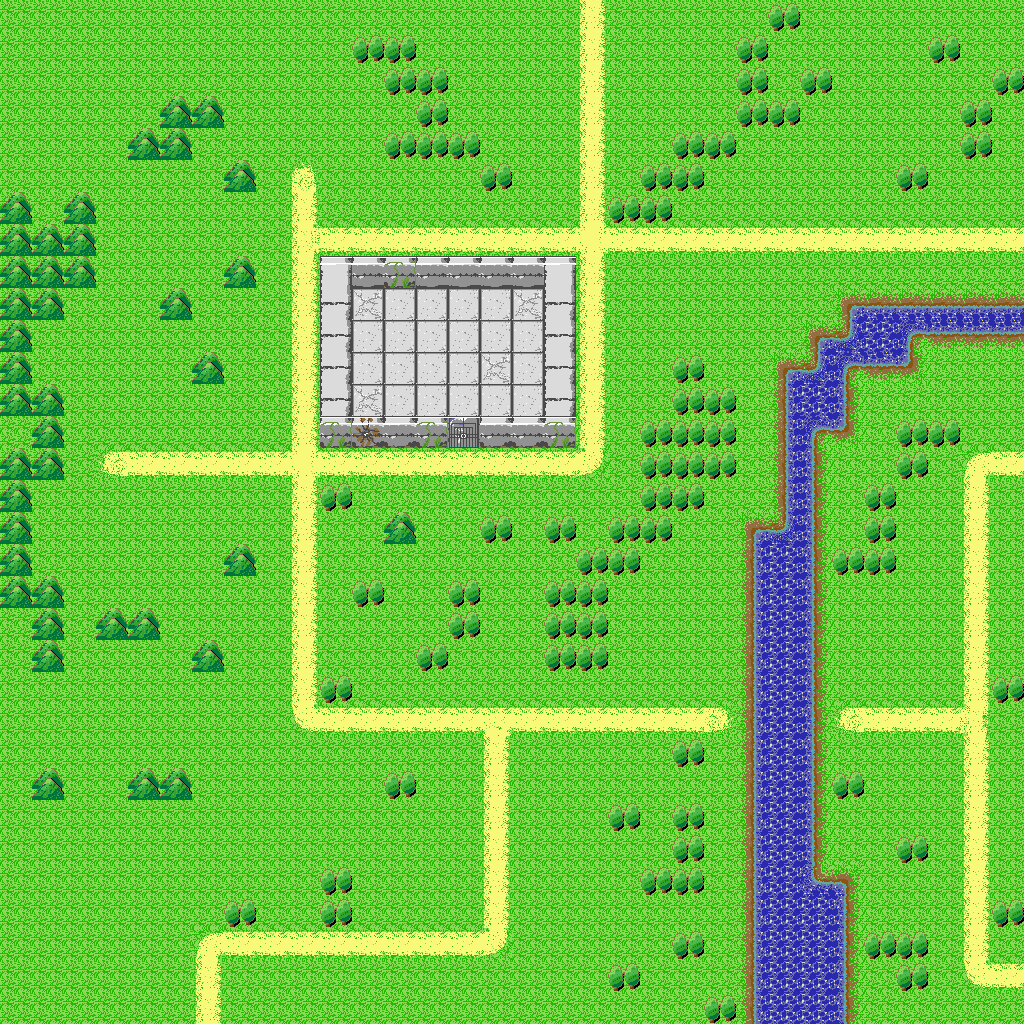

A level layout from a 2D game, rendered from its tile map. Below: a short description, then the map file with tile-grid data replaced by summaries:
An orthogonal 32x32 tile map with 32x32 px tiles, 2 tile layers (Terrain, Features), 2 tilesets and 11 objects (7x spawn, 3x 1, 2).

<map version="1.0" orientation="orthogonal" width="32" height="32" tilewidth="32" tileheight="32">
 <tileset firstgid="1" name="terrain" tilewidth="32" tileheight="32">
  <image source="../../content/image/terrain.png" width="320" height="320" />
  <tile id="0">
   <properties>
    <property name="name" value="Field" />
   </properties>
  </tile>
  <tile id="2">
   <properties>
    <property name="moveCost" value="20" />
    <property name="name" value="Water" />
   </properties>
  </tile>
  <tile id="10">
   <properties>
    <property name="avoid" value="20" />
    <property name="cavalryCost" value="3" />
    <property name="defense" value="2" />
    <property name="moveCost" value="2" />
    <property name="name" value="Forest" />
   </properties>
  </tile>
  <tile id="11">
   <properties>
    <property name="avoid" value="30" />
    <property name="cavalryCost" value="6" />
    <property name="defense" value="3" />
    <property name="moveCost" value="3" />
    <property name="name" value="Hill" />
   </properties>
  </tile>
  <tile id="21">
   <properties>
    <property name="moveCost" value="20" />
    <property name="name" value="Wall" />
   </properties>
  </tile>
  <tile id="22">
   <properties>
    <property name="moveCost" value="20" />
    <property name="name" value="Wall" />
   </properties>
  </tile>
  <tile id="23">
   <properties>
    <property name="moveCost" value="20" />
    <property name="name" value="Wall" />
   </properties>
  </tile>
  <tile id="24">
   <properties>
    <property name="moveCost" value="20" />
    <property name="name" value="Wall" />
   </properties>
  </tile>
  <tile id="31">
   <properties>
    <property name="moveCost" value="20" />
    <property name="name" value="Wall" />
   </properties>
  </tile>
  <tile id="32">
   <properties>
    <property name="name" value="Stone" />
   </properties>
  </tile>
  <tile id="33">
   <properties>
    <property name="name" value="Stone" />
   </properties>
  </tile>
  <tile id="34">
   <properties>
    <property name="moveCost" value="20" />
    <property name="name" value="Wall" />
   </properties>
  </tile>
  <tile id="35">
   <properties>
    <property name="name" value="Shore" />
   </properties>
  </tile>
  <tile id="36">
   <properties>
    <property name="name" value="Shore" />
   </properties>
  </tile>
  <tile id="37">
   <properties>
    <property name="name" value="Shore" />
   </properties>
  </tile>
  <tile id="38">
   <properties>
    <property name="name" value="Shore" />
   </properties>
  </tile>
  <tile id="39">
   <properties>
    <property name="name" value="Shore" />
   </properties>
  </tile>
  <tile id="41">
   <properties>
    <property name="moveCost" value="20" />
    <property name="name" value="Wall" />
   </properties>
  </tile>
  <tile id="42">
   <properties>
    <property name="moveCost" value="20" />
    <property name="name" value="Wall" />
   </properties>
  </tile>
  <tile id="43">
   <properties>
    <property name="moveCost" value="20" />
    <property name="name" value="Door" />
   </properties>
  </tile>
  <tile id="44">
   <properties>
    <property name="moveCost" value="20" />
    <property name="name" value="Wall" />
   </properties>
  </tile>
  <tile id="45">
   <properties>
    <property name="name" value="Shore" />
   </properties>
  </tile>
  <tile id="46">
   <properties>
    <property name="name" value="Shore" />
   </properties>
  </tile>
  <tile id="47">
   <properties>
    <property name="name" value="Shore" />
   </properties>
  </tile>
  <tile id="48">
   <properties>
    <property name="name" value="Shore" />
   </properties>
  </tile>
  <tile id="49">
   <properties>
    <property name="name" value="Shore" />
   </properties>
  </tile>
  <tile id="57">
   <properties>
    <property name="name" value="Shore" />
   </properties>
  </tile>
  <tile id="58">
   <properties>
    <property name="name" value="Shore" />
   </properties>
  </tile>
  <tile id="59">
   <properties>
    <property name="name" value="Shore" />
   </properties>
  </tile>
 </tileset>
 <tileset firstgid="101" name="units" tilewidth="32" tileheight="32">
  <image source="../../content/image/units_red.png" width="160" height="160" />
 </tileset>
 <layer name="Terrain" width="32" height="32">
  <data>[1024 cells, 1024 non-empty, 15 distinct tile ids]</data>
 </layer>
 <layer name="Features" width="32" height="32">
  <data>[1024 cells, 227 non-empty, 21 distinct tile ids]</data>
 </layer>
 <objectgroup name="Enemies" width="32" height="32">
  <object name="Fighter" type="1" gid="102" x="512" y="896" />
  <object name="Fighter" type="2" gid="102" x="448" y="896" />
  <object name="Soldier" type="1" gid="107" x="320" y="864" />
  <object name="Mercenary" type="1" gid="112" x="576" y="832" />
 </objectgroup>
 <objectgroup name="Allies" width="32" height="32">
  <object type="spawn" gid="101" x="512" y="1024" />
  <object type="spawn" gid="101" x="480" y="992" />
  <object type="spawn" gid="101" x="448" y="1024" />
  <object type="spawn" gid="101" x="416" y="992" />
  <object type="spawn" gid="101" x="384" y="1024" />
  <object type="spawn" gid="101" x="352" y="992" />
  <object type="spawn" gid="101" x="320" y="1024" />
 </objectgroup>
 <objectgroup name="Neutrals" width="32" height="32" />
</map>